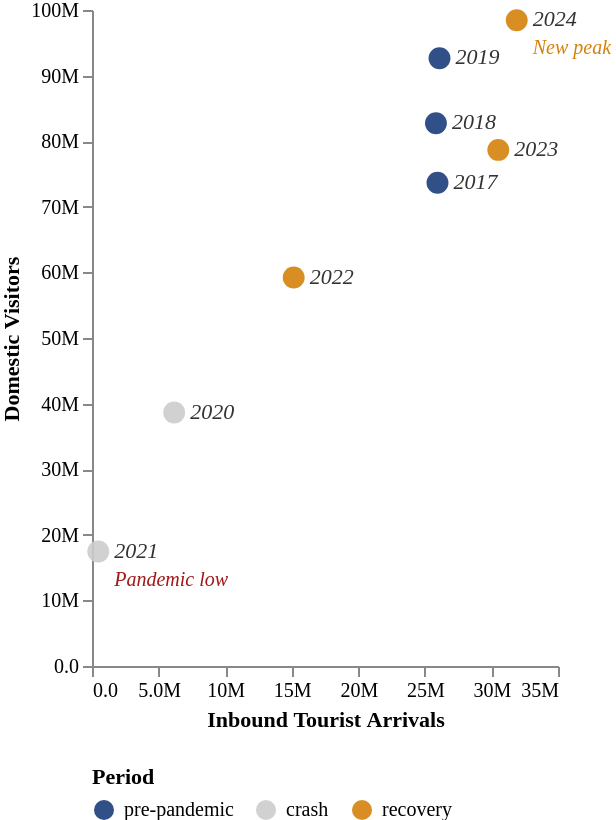

Express this chart as Vega-Lite.
### Vega-Lite specification from a JSON file in a GitHub repository (floating-point values rounded to 4 significant figures)
{"$schema": "https://vega.github.io/schema/vega-lite/v5.json", "width": "container", "height": 410, "autosize": "fit", "padding": {"top": 0, "left": 0, "right": 8, "bottom": 0}, "data": {"values": [{"year": "2017", "inbound": 25948000, "domestic": 73662000, "period": "pre-pandemic"}, {"year": "2018", "inbound": 25832000, "domestic": 82741000, "period": "pre-pandemic"}, {"year": "2019", "inbound": 26101000, "domestic": 92638000, "period": "pre-pandemic"}, {"year": "2020", "inbound": 6172008, "domestic": 38635000, "period": "crash"}, {"year": "2021", "inbound": 470559, "domestic": 17451000, "period": "crash"}, {"year": "2022", "inbound": 15148512, "domestic": 59217000, "period": "recovery"}, {"year": "2023", "inbound": 30515304, "domestic": 78676000, "period": "recovery"}, {"year": "2024", "inbound": 31899166, "domestic": 98446000, "period": "recovery"}]}, "layer": [{"mark": {"type": "point", "filled": true, "size": 120, "opacity": 0.9}, "encoding": {"x": {"field": "inbound", "type": "quantitative", "axis": {"title": "Inbound Tourist Arrivals", "titleFont": "DM Sans", "titleFontSize": 11, "labelFont": "DM Sans", "labelFontSize": 10, "grid": false, "format": ".2s", "domain": true}}, "y": {"field": "domestic", "type": "quantitative", "axis": {"title": "Domestic Visitors", "titleFont": "DM Sans", "titleFontSize": 11, "labelFont": "DM Sans", "labelFontSize": 10, "grid": false, "format": ".2s", "domain": true}}, "color": {"field": "period", "type": "nominal", "scale": {"domain": ["pre-pandemic", "crash", "recovery"], "range": ["#1a3d7a", "#cccccc", "#d4820a"]}, "legend": {"title": "Period", "titleFont": "DM Sans", "titleFontSize": 11, "labelFont": "DM Sans", "labelFontSize": 10, "orient": "bottom"}}, "tooltip": [{"field": "year", "type": "ordinal", "title": "Year"}, {"field": "inbound", "type": "quantitative", "title": "Inbound Arrivals", "format": ","}, {"field": "domestic", "type": "quantitative", "title": "Domestic Visitors", "format": ","}]}}, {"mark": {"type": "text", "align": "left", "baseline": "middle", "dx": 8, "fontSize": 11, "fontStyle": "italic", "font": "DM Sans", "color": "#333333"}, "encoding": {"x": {"field": "inbound", "type": "quantitative"}, "y": {"field": "domestic", "type": "quantitative"}, "text": {"field": "year", "type": "ordinal"}}}, {"mark": {"type": "text", "align": "left", "baseline": "middle", "dx": 8, "dy": 14, "fontSize": 10, "fontStyle": "italic", "font": "DM Sans", "color": "#a01818"}, "transform": [{"filter": "datum.year === '2021'"}], "encoding": {"x": {"field": "inbound", "type": "quantitative"}, "y": {"field": "domestic", "type": "quantitative"}, "text": {"value": "Pandemic low"}}}, {"mark": {"type": "text", "align": "left", "baseline": "middle", "dx": 8, "dy": 14, "fontSize": 10, "fontStyle": "italic", "font": "DM Sans", "color": "#d4820a"}, "transform": [{"filter": "datum.year === '2024'"}], "encoding": {"x": {"field": "inbound", "type": "quantitative"}, "y": {"field": "domestic", "type": "quantitative"}, "text": {"value": "New peak"}}}], "config": {"background": "transparent", "view": {"stroke": "transparent"}}}
